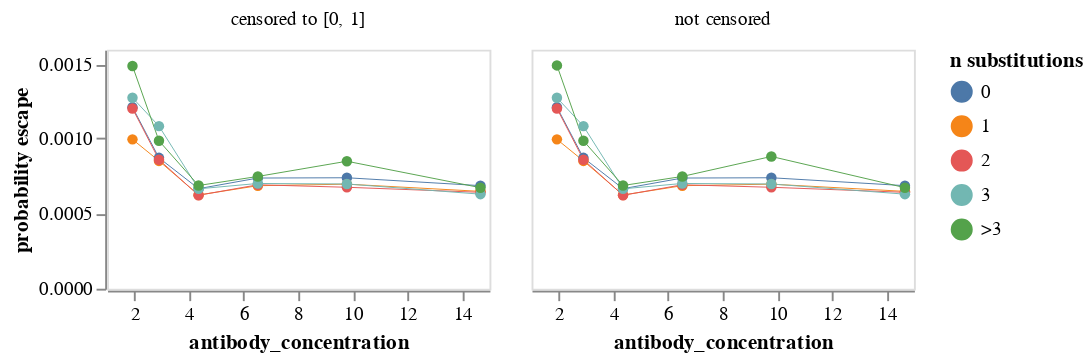

The cell this chart's notebook holds for it:
### Code cell
plot_avg_escape(prob_escape)

### Figure 1 — Vega-Lite specification as saved in the notebook (floating-point values rounded to 4 significant figures)
{"config": {"view": {"continuousWidth": 300, "continuousHeight": 300}, "axis": {"grid": false}}, "data": {"name": "data-b9a430ce45c6e73b6300730ce3124fdb"}, "mark": {"type": "line", "point": true, "size": 0.5}, "encoding": {"color": {"field": "n_subs", "title": "n substitutions", "type": "nominal"}, "column": {"field": "censored", "title": null, "type": "nominal"}, "tooltip": [{"field": "antibody_concentration", "format": ".3g", "type": "quantitative"}, {"field": "n_subs", "type": "nominal"}, {"field": "censored", "type": "nominal"}, {"field": "probability escape", "format": ".3g", "type": "quantitative"}], "x": {"field": "antibody_concentration", "type": "quantitative"}, "y": {"field": "probability escape", "scale": {"constant": 0.05, "type": "symlog"}, "type": "quantitative"}}, "height": 125, "width": 200, "$schema": "https://vega.github.io/schema/vega-lite/v5.6.1.json", "datasets": {"data-b9a430ce45c6e73b6300730ce3124fdb": [{"antibody_concentration": 1.93, "n_subs": "0", "censored": "censored to [0, 1]", "probability escape": 0.00121}, {"antibody_concentration": 1.93, "n_subs": "1", "censored": "censored to [0, 1]", "probability escape": 0.0009939}, {"antibody_concentration": 1.93, "n_subs": "2", "censored": "censored to [0, 1]", "probability escape": 0.001202}, {"antibody_concentration": 1.93, "n_subs": "3", "censored": "censored to [0, 1]", "probability escape": 0.001274}, {"antibody_concentration": 1.93, "n_subs": ">3", "censored": "censored to [0, 1]", "probability escape": 0.00149}, {"antibody_concentration": 2.9, "n_subs": "0", "censored": "censored to [0, 1]", "probability escape": 0.0008698}, {"antibody_concentration": 2.9, "n_subs": "1", "censored": "censored to [0, 1]", "probability escape": 0.0008493}, {"antibody_concentration": 2.9, "n_subs": "2", "censored": "censored to [0, 1]", "probability escape": 0.0008572}, {"antibody_concentration": 2.9, "n_subs": "3", "censored": "censored to [0, 1]", "probability escape": 0.001083}, {"antibody_concentration": 2.9, "n_subs": ">3", "censored": "censored to [0, 1]", "probability escape": 0.0009842}, {"antibody_concentration": 4.35, "n_subs": "0", "censored": "censored to [0, 1]", "probability escape": 0.0006635}, {"antibody_concentration": 4.35, "n_subs": "1", "censored": "censored to [0, 1]", "probability escape": 0.0006215}, {"antibody_concentration": 4.35, "n_subs": "2", "censored": "censored to [0, 1]", "probability escape": 0.0006195}, {"antibody_concentration": 4.35, "n_subs": "3", "censored": "censored to [0, 1]", "probability escape": 0.0006626}, {"antibody_concentration": 4.35, "n_subs": ">3", "censored": "censored to [0, 1]", "probability escape": 0.0006848}, {"antibody_concentration": 6.52, "n_subs": "0", "censored": "censored to [0, 1]", "probability escape": 0.0007347}, {"antibody_concentration": 6.52, "n_subs": "1", "censored": "censored to [0, 1]", "probability escape": 0.0006835}, {"antibody_concentration": 6.52, "n_subs": "2", "censored": "censored to [0, 1]", "probability escape": 0.0006896}, {"antibody_concentration": 6.52, "n_subs": "3", "censored": "censored to [0, 1]", "probability escape": 0.0006984}, {"antibody_concentration": 6.52, "n_subs": ">3", "censored": "censored to [0, 1]", "probability escape": 0.0007453}, {"antibody_concentration": 9.78, "n_subs": "0", "censored": "censored to [0, 1]", "probability escape": 0.0007365}, {"antibody_concentration": 9.78, "n_subs": "1", "censored": "censored to [0, 1]", "probability escape": 0.0006938}, {"antibody_concentration": 9.78, "n_subs": "2", "censored": "censored to [0, 1]", "probability escape": 0.000673}, {"antibody_concentration": 9.78, "n_subs": "3", "censored": "censored to [0, 1]", "probability escape": 0.000695}, {"antibody_concentration": 9.78, "n_subs": ">3", "censored": "censored to [0, 1]", "probability escape": 0.0008471}, {"antibody_concentration": 14.67, "n_subs": "0", "censored": "censored to [0, 1]", "probability escape": 0.0006838}, {"antibody_concentration": 14.67, "n_subs": "1", "censored": "censored to [0, 1]", "probability escape": 0.0006456}, {"antibody_concentration": 14.67, "n_subs": "2", "censored": "censored to [0, 1]", "probability escape": 0.0006392}, {"antibody_concentration": 14.67, "n_subs": "3", "censored": "censored to [0, 1]", "probability escape": 0.000627}, {"antibody_concentration": 14.67, "n_subs": ">3", "censored": "censored to [0, 1]", "probability escape": 0.0006702}, {"antibody_concentration": 1.93, "n_subs": "0", "censored": "not censored", "probability escape": 0.00121}, {"antibody_concentration": 1.93, "n_subs": "1", "censored": "not censored", "probability escape": 0.0009939}, {"antibody_concentration": 1.93, "n_subs": "2", "censored": "not censored", "probability escape": 0.001202}, {"antibody_concentration": 1.93, "n_subs": "3", "censored": "not censored", "probability escape": 0.001274}, {"antibody_concentration": 1.93, "n_subs": ">3", "censored": "not censored", "probability escape": 0.001493}, {"antibody_concentration": 2.9, "n_subs": "0", "censored": "not censored", "probability escape": 0.0008698}, {"antibody_concentration": 2.9, "n_subs": "1", "censored": "not censored", "probability escape": 0.0008493}, {"antibody_concentration": 2.9, "n_subs": "2", "censored": "not censored", "probability escape": 0.0008572}, {"antibody_concentration": 2.9, "n_subs": "3", "censored": "not censored", "probability escape": 0.001083}, {"antibody_concentration": 2.9, "n_subs": ">3", "censored": "not censored", "probability escape": 0.0009842}, {"antibody_concentration": 4.35, "n_subs": "0", "censored": "not censored", "probability escape": 0.0006635}, {"antibody_concentration": 4.35, "n_subs": "1", "censored": "not censored", "probability escape": 0.0006215}, {"antibody_concentration": 4.35, "n_subs": "2", "censored": "not censored", "probability escape": 0.0006195}, {"antibody_concentration": 4.35, "n_subs": "3", "censored": "not censored", "probability escape": 0.0006626}, {"antibody_concentration": 4.35, "n_subs": ">3", "censored": "not censored", "probability escape": 0.0006848}, {"antibody_concentration": 6.52, "n_subs": "0", "censored": "not censored", "probability escape": 0.0007347}, {"antibody_concentration": 6.52, "n_subs": "1", "censored": "not censored", "probability escape": 0.0006835}, {"antibody_concentration": 6.52, "n_subs": "2", "censored": "not censored", "probability escape": 0.0006896}, {"antibody_concentration": 6.52, "n_subs": "3", "censored": "not censored", "probability escape": 0.0006984}, {"antibody_concentration": 6.52, "n_subs": ">3", "censored": "not censored", "probability escape": 0.0007453}, {"antibody_concentration": 9.78, "n_subs": "0", "censored": "not censored", "probability escape": 0.0007365}, {"antibody_concentration": 9.78, "n_subs": "1", "censored": "not censored", "probability escape": 0.0006938}, {"antibody_concentration": 9.78, "n_subs": "2", "censored": "not censored", "probability escape": 0.000673}, {"antibody_concentration": 9.78, "n_subs": "3", "censored": "not censored", "probability escape": 0.000695}, {"antibody_concentration": 9.78, "n_subs": ">3", "censored": "not censored", "probability escape": 0.0008792}, {"antibody_concentration": 14.67, "n_subs": "0", "censored": "not censored", "probability escape": 0.0006838}, {"antibody_concentration": 14.67, "n_subs": "1", "censored": "not censored", "probability escape": 0.0006456}, {"antibody_concentration": 14.67, "n_subs": "2", "censored": "not censored", "probability escape": 0.0006392}, {"antibody_concentration": 14.67, "n_subs": "3", "censored": "not censored", "probability escape": 0.000627}, {"antibody_concentration": 14.67, "n_subs": ">3", "censored": "not censored", "probability escape": 0.0006702}]}}
